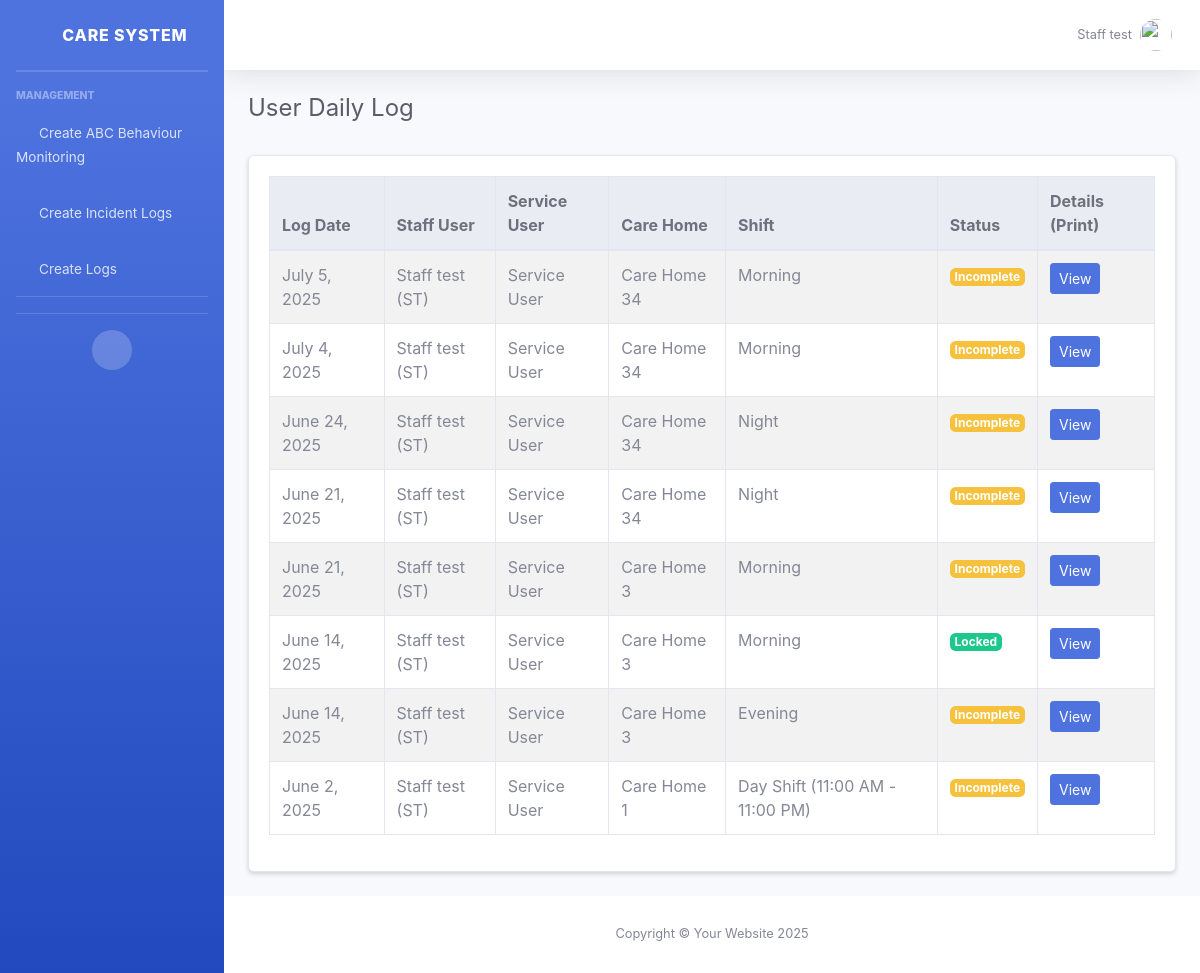
/my-logs/ (signed in), run on an earlier commit of the app's database.
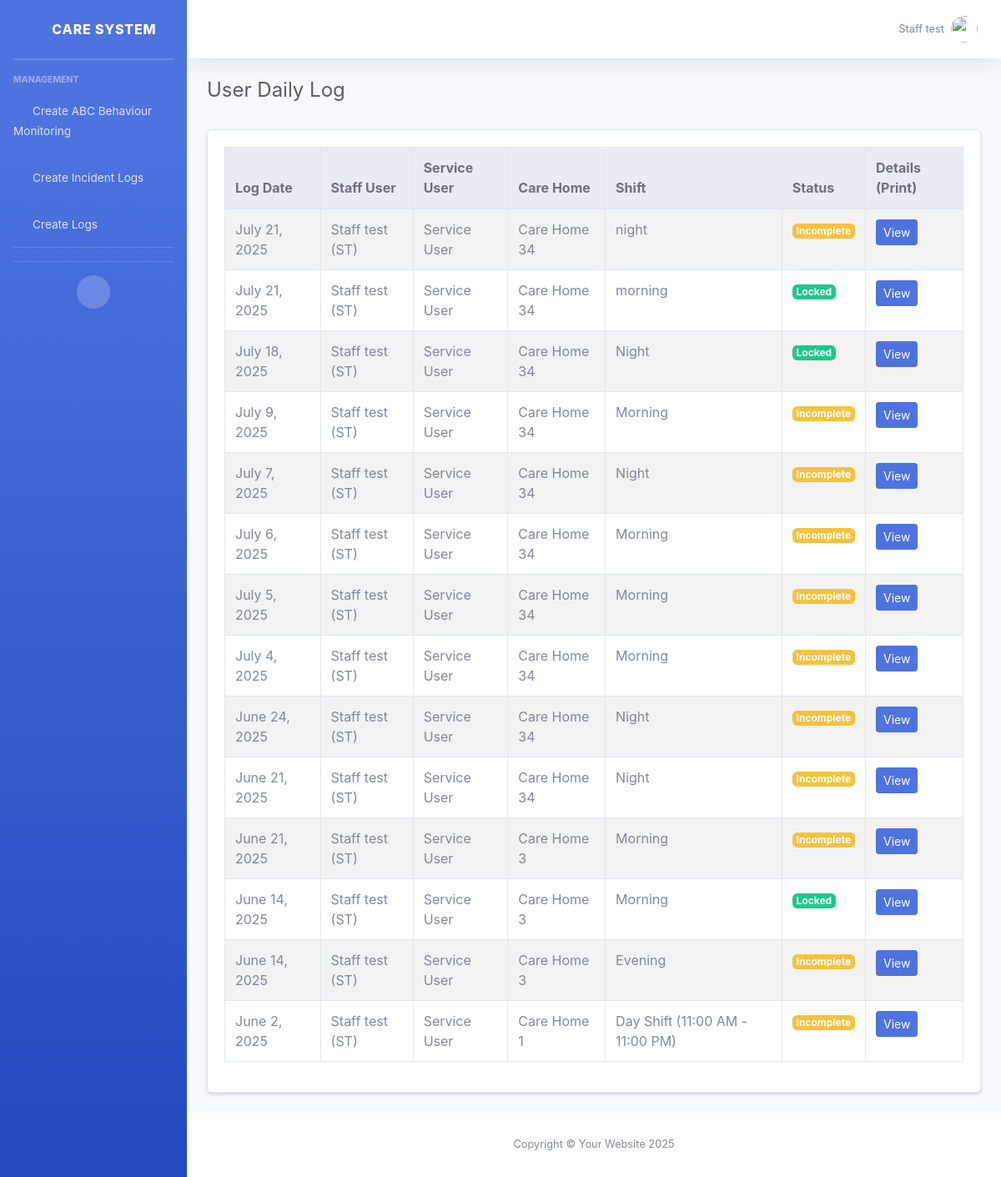
And on a later commit of the database.
### core/models.py (models this page shows, shortened)
class LatestLogEntry(models.Model):
    STATUS_CHOICES = [
        ('incomplete', 'Incomplete'),
        ('locked', 'Locked')
    ]
    SHIFT_CHOICES = [
        ('morning', 'Morning'),
        ('afternoon', 'Afternoon'),
        ('night', 'Night'),
    ]
    user = models.ForeignKey(
        settings.AUTH_USER_MODEL,
        on_delete=models.CASCADE,
        related_name='latest_log_entries'
    )
    carehome = models.ForeignKey(
        'CareHome',
        on_delete=models.CASCADE,
        related_name='latest_log_entries'
    )
    service_user = models.ForeignKey(
        'ServiceUser',
        on_delete=models.CASCADE,
        related_name='latest_log_entries'
    )
    shift = models.CharField(
        max_length=50,
        choices=SHIFT_CHOICES
    )
    date = models.DateField(auto_now_add=True)
    staff_name = models.CharField(max_length=100, blank=True)
    day_of_week = models.CharField(max_length=10, blank=True)
    status = models.CharField(
        max_length=20,
        choices=STATUS_CHOICES,
        default='incomplete'
    )
    log_pdf = models.FileField(
        upload_to='log_pdfs/',
        blank=True,
        null=True
    )
    created_at = models.DateTimeField(auto_now_add=True)
    updated_at = models.DateTimeField(auto_now=True)
    class Meta:
        unique_together = ['user', 'service_user', 'date', 'shift']
        verbose_name_plural = "Latest Log Entries"
        ordering = ['-date', '-created_at']
        indexes = [
            models.Index(fields=['user', 'date']),
            models.Index(fields=['carehome', 'date']),
            models.Index(fields=['service_user', 'date']),
        ]

class CustomUser(AbstractBaseUser, PermissionsMixin):
    STAFF = 'staff'
    TEAM_LEAD = 'team_lead'
    Manager = 'manager'
    ROLE_CHOICES = [
        (Manager, 'Manager'),
        (STAFF, 'Staff'),
        (TEAM_LEAD, 'Team Lead'),
    ]
    image = models.ImageField(upload_to='staff/', blank=True, null=True)
    phone = models.CharField(max_length=20, blank=True, null=True)
    address = models.TextField(blank=True, null=True)
    additional_info = models.TextField(blank=True, null=True)
    role = models.CharField(max_length=20, choices=ROLE_CHOICES, default=STAFF)
    carehome = models.ForeignKey('CareHome', on_delete=models.SET_NULL, null=True, blank=True)
    last_active = models.DateTimeField(null=True, blank=True)
    email = models.EmailField(unique=True)
    first_name = models.CharField(max_length=30, blank=True)
    last_name = models.CharField(max_length=150, blank=True)
    is_staff = models.BooleanField(default=False)
    is_active = models.BooleanField(default=True)
    date_joined = models.DateTimeField(default=timezone.now)
    USERNAME_FIELD = 'email'
    REQUIRED_FIELDS = ['first_name', 'last_name']
    objects = CustomUserManager()
    def get_full_name(self):
        full_name = f"{self.first_name} {self.last_name}".strip()
        return full_name if full_name else self.email
    class Meta:
        verbose_name = 'User'
        verbose_name_plural = 'Users'

class ServiceUser(models.Model):
    carehome = models.ForeignKey(CareHome, on_delete=models.CASCADE,related_name='service_users')
    image = models.ImageField(upload_to='service_users/', blank=True, null=True)
    first_name = models.CharField(max_length=100)
    last_name = models.CharField(max_length=100)
    phone = models.CharField(
        max_length=20,
        validators=[
            RegexValidator(
                regex=r'^(\+44\s?7\d{3}|\(?07\d{3}\)?)\s?\d{3}\s?\d{3}$',
                message='Enter a valid UK phone number'
            )
        ]
    )
    email = models.EmailField(blank=True, null=True)
    emergency_contact = models.CharField(max_length=20)
    address = models.TextField()
    notes = models.TextField(blank=True, null=True)
    created_at = models.DateTimeField(auto_now_add=True)
    def __str__(self):
        return f"{self.first_name} {self.last_name}"

class CareHome(models.Model):
    name = models.CharField(max_length=100)
    postcode = models.CharField(
        max_length=10,
        validators=[
            RegexValidator(
                regex=r'^[A-Za-z]{1,2}[0-9][A-Za-z0-9]? ?[0-9][A-Za-z]{2}$',
                message='Enter a valid UK postcode'
            )
        ]
    )
    details = models.TextField(blank=True, null=True)
    picture = models.ImageField(upload_to='carehomes/', blank=True, null=True)
    morning_shift_start = models.TimeField(null=True, blank=True)
    morning_shift_end = models.TimeField(null=True, blank=True)
    night_shift_start = models.TimeField(null=True, blank=True)
    night_shift_end = models.TimeField(null=True, blank=True)
    created_at = models.DateTimeField(auto_now_add=True)
    updated_at = models.DateTimeField(auto_now=True)
    managers = models.ManyToManyField(
        settings.AUTH_USER_MODEL,
        related_name='managed_carehomes',
        limit_choices_to={'role__in': ['manager', 'team_lead']},
        blank=True
    )
    def __str__(self):
        return self.name

### core/views.py (the view)
# urls.py: path('my-logs/', staff_latest_logs_view, name='staff_latest_logs_view'),
@login_required
def staff_latest_logs_view(request):
    user = request.user
    if user.is_superuser:
        logs = LatestLogEntry.objects.all().order_by('-date', '-created_at')
    elif user.role == 'team_lead':
        staff_users = CustomUser.objects.filter(role='staff', carehome=user.carehome)
        logs = LatestLogEntry.objects.filter(user__in=staff_users).order_by('-date', '-created_at')
    else:
        logs = LatestLogEntry.objects.filter(user=user).order_by('-date', '-created_at')
    return render(request, 'forms/staff_latest_logs.html', {'logs': logs})

### core/core/templates/forms/staff_latest_logs.html (shortened to what this page needs)
{% extends "core/base.html" %}
{% load static %}
{% block content %}
<div class="d-flex justify-content-between align-items-center mb-4">
    <h1 class="h4 text-gray-800">User Daily Log</h1>
</div>
{% if logs %}
<div class="card shadow-sm mb-4">
    <div class="card-body">
        <div class="table-responsive">
            <table class="table table-bordered table-striped">
                <thead class="thead-light">
                <tr>
                    <th>Log Date</th>
                    <th>Staff User</th>
                    <th>Service User</th>
                    <th>Care Home</th>
                    <th>Shift</th>
                    <th>Status</th>
                    <th>Details (Print)</th>
                </tr>
                </thead>
                <tbody>
                {% for log in logs %}
                <tr>
                    <td>{{ log.date }}</td>
                    <td>
                        {{ request.user.first_name }} {{ request.user.last_name }}
                        ({{ request.user.first_name|first|upper }}{{ request.user.last_name|first|upper }})
                    </td>
                    <td>{{ log.service_user }}</td>
                    <td>{{ log.carehome }}</td>
                    <td>{{ log.shift }}</td>
                    <td>
                        {% if log.status == 'locked' %}
                            <span class="badge badge-success">Locked</span>
                        {% else %}
                            <span class="badge badge-warning">Incomplete</span>
                        {% endif %}
                    </td>
                    <td>
                        {% if request.user.role == 'staff' %}
                           <a href="{% url 'log_detail_view' log.id %}" class="btn btn-primary btn-sm">View</a>
                        {% elif request.user.role == 'team_lead' or request.user.role == 'manager' %}
                            <a href="{% url 'log_detail_view' log.id %}" class="btn btn-warning btn-sm">Details (Print)</a>
                        {% endif %}
                    </td>
                </tr>
                {% endfor %}
                </tbody>
            </table>
        </div>
    </div>
</div>
{% else %}
<div class="alert alert-info">No logs found. Start logging from the dashboard.</div>
{% endif %}
{% endblock %}

### core/core/templates/core/topbar.html (shortened to what this page needs)
{% load static %}
<nav class="navbar navbar-expand navbar-light bg-white topbar mb-4 static-top shadow">
    <ul class="navbar-nav ml-auto">
        <li class="nav-item dropdown no-arrow">
            <a class="nav-link dropdown-toggle" href="#" id="userDropdown" role="button"
                data-toggle="dropdown" aria-haspopup="true" aria-expanded="false">
                <span class="mr-2 d-none d-lg-inline text-gray-600 small">
                    {{ request.user.get_full_name|default:request.user.email }}
                </span>
                {% if request.user.profile_picture %}
                <img class="img-profile rounded-circle" src="{{ request.user.profile_picture.url }}">
                {% else %}
                <img class="img-profile rounded-circle" src="{% static 'img/undraw_profile.svg' %}">
                {% endif %}
            </a>
        </li>
    </ul>
</nav>

What changed in the data, as far as the page shows it:
added LatestLogEntry: date "July 21, 2025", {{ request.user.first_name }} "Staff", {{ request.user.last_name }} "test", {{ request.user.first_name|first|upper }} "S", {{ request.user.last_name|first|upper }} "T", service_user "Service User", carehome "Care Home 34", shift "night", status "Incomplete"
added LatestLogEntry: date "July 21, 2025", {{ request.user.first_name }} "Staff", {{ request.user.last_name }} "test", {{ request.user.first_name|first|upper }} "S", {{ request.user.last_name|first|upper }} "T", service_user "Service User", carehome "Care Home 34", shift "morning", status "Locked"
added LatestLogEntry: date "July 18, 2025", {{ request.user.first_name }} "Staff", {{ request.user.last_name }} "test", {{ request.user.first_name|first|upper }} "S", {{ request.user.last_name|first|upper }} "T", service_user "Service User", carehome "Care Home 34", shift "Night", status "Locked"
added LatestLogEntry: date "July 9, 2025", {{ request.user.first_name }} "Staff", {{ request.user.last_name }} "test", {{ request.user.first_name|first|upper }} "S", {{ request.user.last_name|first|upper }} "T", service_user "Service User", carehome "Care Home 34", shift "Morning", status "Incomplete"
added LatestLogEntry: date "July 7, 2025", {{ request.user.first_name }} "Staff", {{ request.user.last_name }} "test", {{ request.user.first_name|first|upper }} "S", {{ request.user.last_name|first|upper }} "T", service_user "Service User", carehome "Care Home 34", shift "Night", status "Incomplete"
added LatestLogEntry: date "July 6, 2025", {{ request.user.first_name }} "Staff", {{ request.user.last_name }} "test", {{ request.user.first_name|first|upper }} "S", {{ request.user.last_name|first|upper }} "T", service_user "Service User", carehome "Care Home 34", shift "Morning", status "Incomplete"
